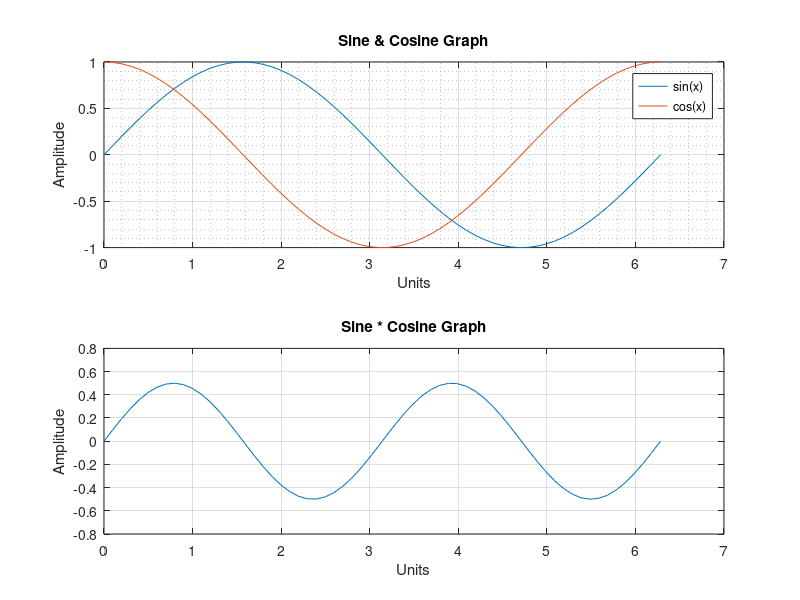

Here is the MATLAB script that generated this plot:
x = linspace(0, 2*pi, 64);

y1 = sin(x);
y2 = cos(x);
y3 = sin(x) .* cos(x);

subplot(2, 1, 1)
plot(x, y1, x, y2)
title('Sine & Cosine Graph')
xlabel('Units')
ylabel('Amplitude')
grid on;
grid minor on;

legend('sin(x)', 'cos(x)')

subplot(2, 1, 2)
plot(x, y3)
title('Sine * Cosine Graph')
xlabel('Units')
ylabel('Amplitude')
grid on;